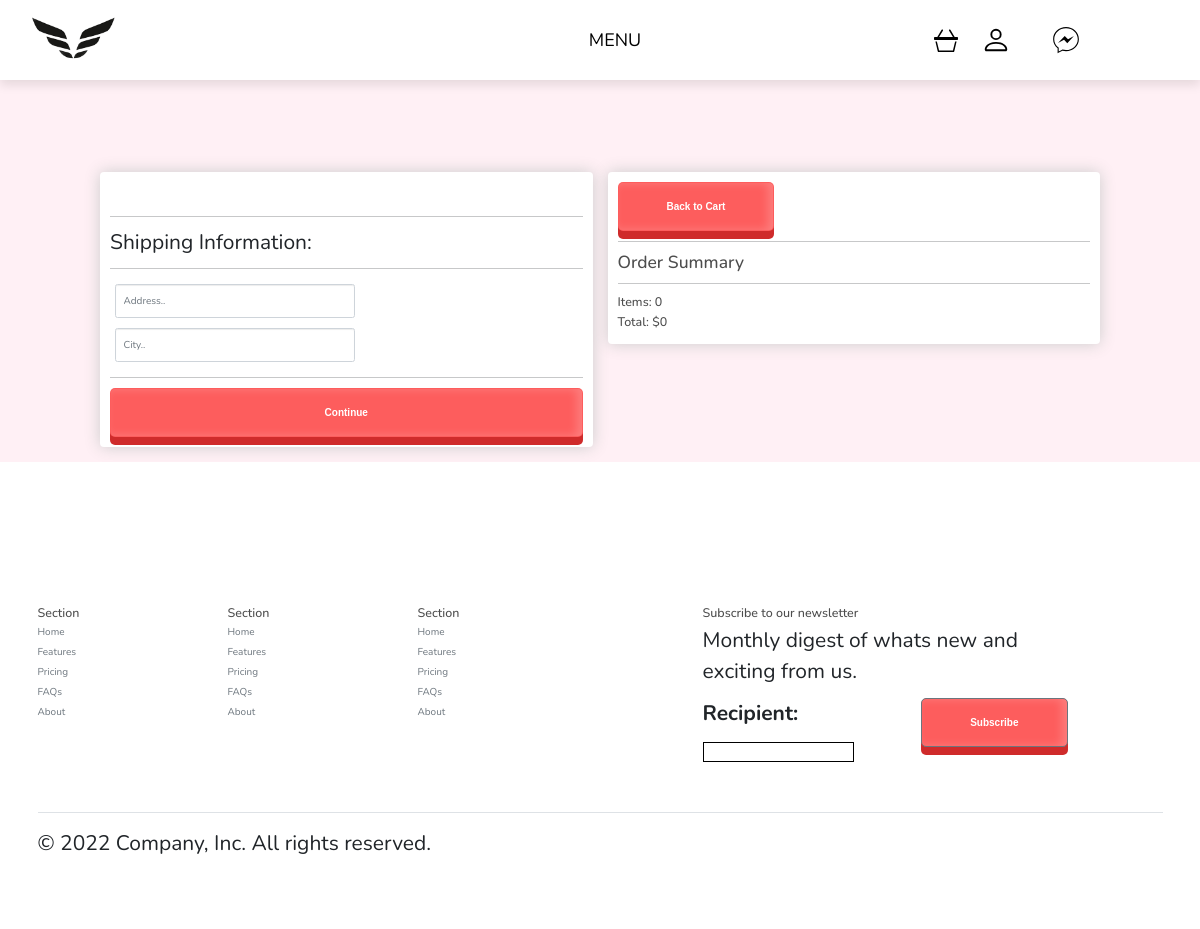
Page /checkout/ (signed in) on the earlier database version.
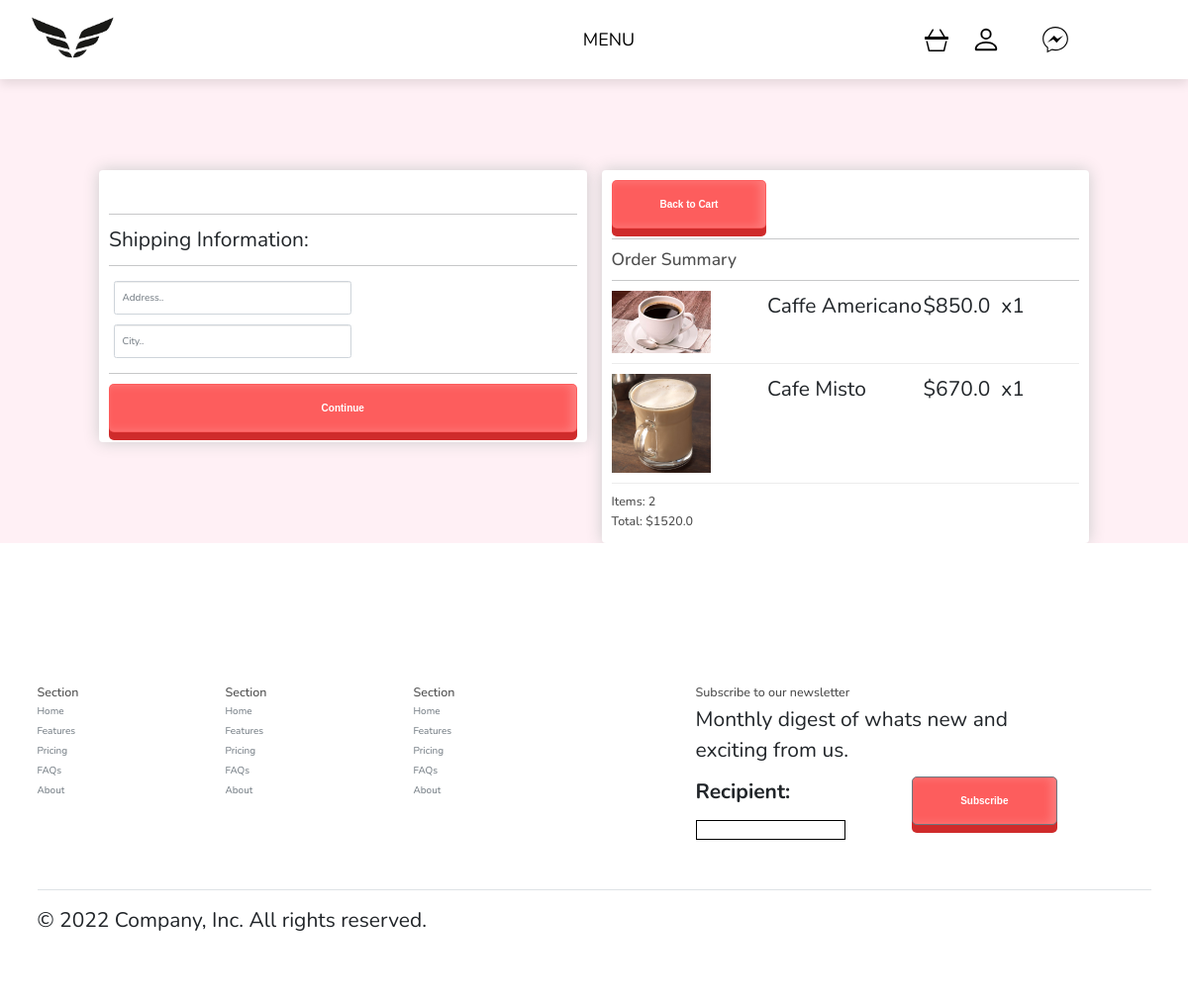
Same page on the later database version.
### shop/models.py (models this page shows, shortened)
class Order(models.Model):
    customer = models.ForeignKey(Customer, on_delete=models.SET_NULL, null=True, blank=True)
    date_ordered = models.DateTimeField(auto_now_add=True)
    complete = models.BooleanField(default=False)
    order_id = models.CharField(max_length=100, null=True)
    @property
    def get_cart_total(self):
        orderitems = self.orderitem_set.all()
        total = sum([item.get_total for item in orderitems])
        return total
    @property
    def get_cart_items(self):
        orderitems = self.orderitem_set.all()
        total = sum([item.quantity for item in orderitems])
        return total

class OrderItem(models.Model):
    product = models.ForeignKey(Product,on_delete=models.SET_NULL,null=True)
    order = models.ForeignKey(Order, on_delete=models.SET_NULL, null=True)
    quantity = models.IntegerField(default=0,null=True,blank=True)
    date_added = models.DateTimeField(auto_now_add=True)
    @property
    def get_total(self):
        total = self.product.price * self.quantity
        return total

class Product(models.Model):
    category = models.ForeignKey(Category,on_delete=models.CASCADE,null=True)
    name = models.CharField(max_length=200, null=True)
    price = models.FloatField()
    image = models.ImageField(null=True,blank=True)
    slug = models.SlugField(max_length=200,unique=True,null=True)
    description = models.TextField(blank=True)
    @property
    def imageURL(self):
        try:
            url = self.image.url
        except:
            url = ''
        return url

### shop/views.py (the view)
# urls.py: path('checkout/', views.checkout,name="checkout"),
@csrf_exempt
def checkout(request):
    data = cartData(request)
    order = data['order']
    items = data['items']
    form = sendEmail(request)
    context = {
        'form':form,
        'title': 'Checkout',
        'items':items,
        'order': order
    }
    return render(request, 'shop/checkout.html', context )

### shop/forms.py
class EmailForm(forms.Form):
    recipient = forms.EmailField()

### shop/utils.py (called while the page is built)
def cartData(request):
    if request.user.is_authenticated:
        customer = request.user.customer
        order, created = Order.objects.get_or_create(customer=customer, complete= False)
        items = order.orderitem_set.all()
        cartItems = order.get_cart_items
    else:
        cookieData = cookieCart(request)
        cartItems = cookieData['cartItems']
        order = cookieData['order']
        items = cookieData['items']
    return {'cartItems':cartItems,'order':order,'items':items}

def sendEmail(request,message = 'Thank you!'):
    form = EmailForm()
    message = message
    if request.method == 'POST':
        form = EmailForm(request.POST)
        if form.is_valid():
            cd = form.cleaned_data
            subject = "Subscribing to our news"
            message = message
            send_mail(subject, message,
                      settings.DEFAULT_FROM_EMAIL, [cd['recipient']])
    else:
          form = EmailForm()
    return form

### shop/templates/shop/checkout.html (shortened to what this page needs)
{% extends 'shop/main.html' %}
{% load static %}
{% block content %}
<div class="row">
    <div class="col-lg-6">
        <div class="box-element" id="form-wrapper">
            <form id="form">
                <div id="shipping-info">
                    <hr>
                    <p>Shipping Information:</p>
                    <hr>
                    <div class="form-field">
                        <input class="form-control" type="text" name="address" placeholder="Address..">
                    </div>
                    <div class="form-field">
                        <input class="form-control" type="text" name="city" placeholder="City..">
                    </div>
                </div>
                <hr>
                <input id="form-button"  class="btn btn-block" type="submit" value="Continue">
            </form>
        </div>
        <br>
    </div>
    <div class="col-lg-6">
        <div class="box-element">
            <a   class="btn"  href="{% url 'shops:cart' %}">Back to Cart</a>
            <hr>
            <h3>Order Summary</h3>
            <hr>
            {% for item in items %}
            <div class="cart-row">
                <div style="flex:2"><img class="row-image" src="{{item.product.imageURL}}"></div>
                <div style="flex:2"><p>{{item.product.name}}</p></div>
                <div style="flex:1"><p>${{item.product.price}}</p></div>
                <div style="flex:1"><p>x{{item.quantity}}</p></div>
            </div>
            {% endfor %}
            <h5>Items:   {{order.get_cart_items}}</h5>
            <h5>Total:   ${{order.get_cart_total}}</h5>
        </div>
    </div>
</div>
{% endblock %}

Differences in the rows shown:
added OrderItem: product.imageURL (picture), product.name "Caffe Americano", product.price "850.0", quantity "1"
added OrderItem: product.imageURL (picture), product.name "Cafe Misto", product.price "670.0", quantity "1"
changed Order: get_cart_items "0" → "2"; get_cart_total "0" → "1520.0"
